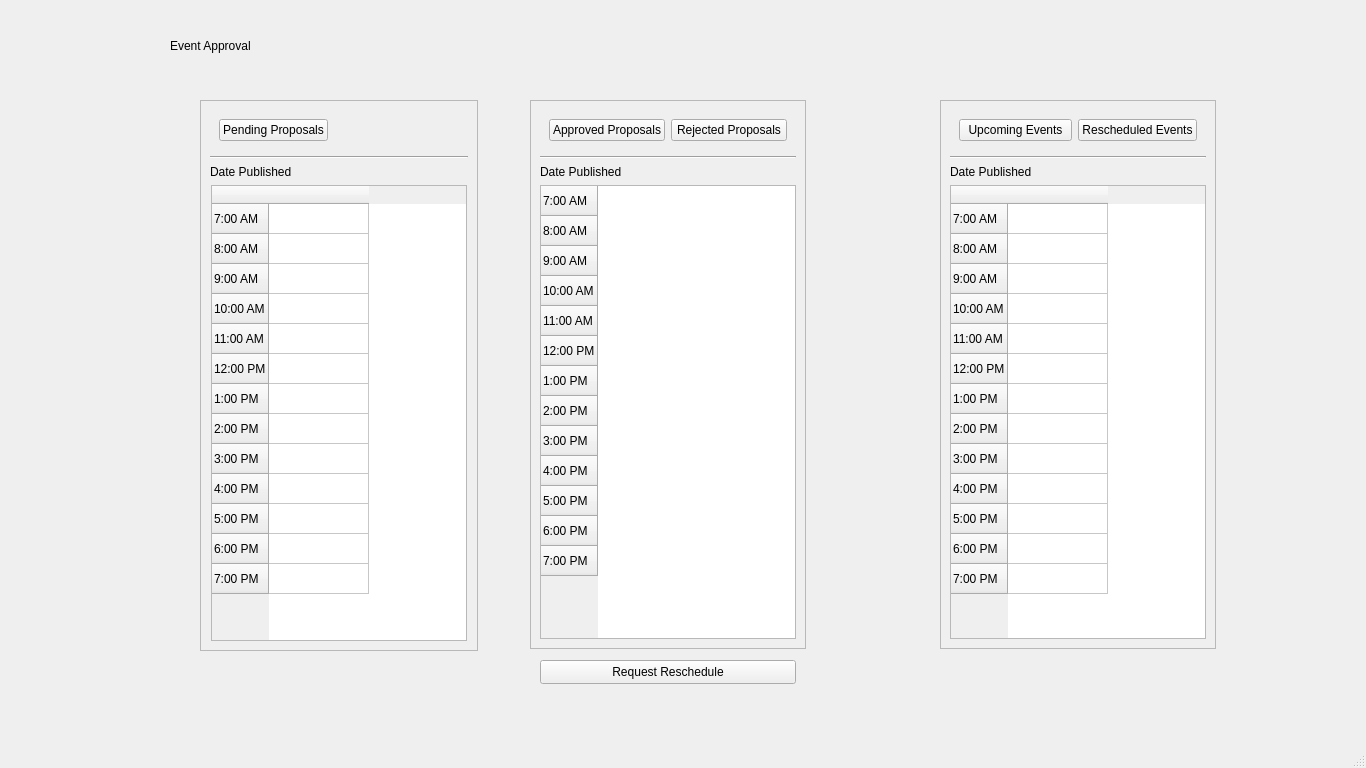
<?xml version="1.0" encoding="UTF-8"?>
<ui version="4.0">
 <class>MainWindow</class>
 <widget class="QMainWindow" name="MainWindow">
  <property name="geometry">
   <rect>
    <x>0</x>
    <y>0</y>
    <width>1366</width>
    <height>768</height>
   </rect>
  </property>
  <property name="windowTitle">
   <string>MainWindow</string>
  </property>
  <widget class="QWidget" name="centralwidget">
   <widget class="QStackedWidget" name="stackedWidget">
    <property name="geometry">
     <rect>
      <x>0</x>
      <y>0</y>
      <width>1366</width>
      <height>768</height>
     </rect>
    </property>
    <property name="currentIndex">
     <number>0</number>
    </property>
    <widget class="QWidget" name="page">
     <widget class="QWidget" name="horizontalLayoutWidget_4">
      <property name="geometry">
       <rect>
        <x>200</x>
        <y>100</y>
        <width>278</width>
        <height>551</height>
       </rect>
      </property>
      <layout class="QHBoxLayout" name="Pending_Layout">
       <item>
        <widget class="QFrame" name="Pending">
         <property name="frameShape">
          <enum>QFrame::StyledPanel</enum>
         </property>
         <layout class="QVBoxLayout" name="verticalLayout_4">
          <item>
           <widget class="QWidget" name="widget" native="true">
            <layout class="QHBoxLayout" name="horizontalLayout">
             <item alignment="Qt::AlignLeft">
              <widget class="QPushButton" name="pushButton_2">
               <property name="text">
                <string>Pending Proposals</string>
               </property>
              </widget>
             </item>
            </layout>
           </widget>
          </item>
          <item>
           <widget class="Line" name="line_4">
            <property name="orientation">
             <enum>Qt::Horizontal</enum>
            </property>
           </widget>
          </item>
          <item alignment="Qt::AlignLeft|Qt::AlignTop">
           <widget class="QLabel" name="DatePublished_Pending">
            <property name="text">
             <string>Date Published</string>
            </property>
           </widget>
          </item>
          <item alignment="Qt::AlignHCenter">
           <widget class="QTableWidget" name="PendingTable">
            <row>
             <property name="text">
              <string>7:00 AM</string>
             </property>
            </row>
            <row>
             <property name="text">
              <string>8:00 AM</string>
             </property>
            </row>
            <row>
             <property name="text">
              <string>9:00 AM</string>
             </property>
            </row>
            <row>
             <property name="text">
              <string>10:00 AM</string>
             </property>
            </row>
            <row>
             <property name="text">
              <string>11:00 AM</string>
             </property>
            </row>
            <row>
             <property name="text">
              <string>12:00 PM</string>
             </property>
            </row>
            <row>
             <property name="text">
              <string>1:00 PM</string>
             </property>
            </row>
            <row>
             <property name="text">
              <string>2:00 PM</string>
             </property>
            </row>
            <row>
             <property name="text">
              <string>3:00 PM</string>
             </property>
            </row>
            <row>
             <property name="text">
              <string>4:00 PM</string>
             </property>
            </row>
            <row>
             <property name="text">
              <string>5:00 PM</string>
             </property>
            </row>
            <row>
             <property name="text">
              <string>6:00 PM</string>
             </property>
            </row>
            <row>
             <property name="text">
              <string>7:00 PM</string>
             </property>
            </row>
            <column>
             <property name="text">
              <string/>
             </property>
            </column>
           </widget>
          </item>
         </layout>
        </widget>
       </item>
      </layout>
     </widget>
     <widget class="QWidget" name="horizontalLayoutWidget_6">
      <property name="geometry">
       <rect>
        <x>940</x>
        <y>100</y>
        <width>278</width>
        <height>551</height>
       </rect>
      </property>
      <layout class="QHBoxLayout" name="Layout_Events_3">
       <item>
        <widget class="QStackedWidget" name="stackedWidget_2">
         <property name="currentIndex">
          <number>1</number>
         </property>
         <widget class="QWidget" name="page_3">
          <widget class="QFrame" name="Events_Upcoming">
           <property name="geometry">
            <rect>
             <x>0</x>
             <y>0</y>
             <width>276</width>
             <height>549</height>
            </rect>
           </property>
           <property name="frameShape">
            <enum>QFrame::StyledPanel</enum>
           </property>
           <layout class="QVBoxLayout" name="verticalLayout_6">
            <item>
             <widget class="QWidget" name="widget_5" native="true">
              <layout class="QHBoxLayout" name="horizontalLayout_4">
               <item>
                <widget class="QPushButton" name="pushButton_8">
                 <property name="text">
                  <string>Upcoming Events</string>
                 </property>
                </widget>
               </item>
               <item>
                <widget class="QPushButton" name="pushButton_9">
                 <property name="text">
                  <string>Rescheduled Events</string>
                 </property>
                </widget>
               </item>
              </layout>
             </widget>
            </item>
            <item>
             <widget class="Line" name="line_6">
              <property name="orientation">
               <enum>Qt::Horizontal</enum>
              </property>
             </widget>
            </item>
            <item alignment="Qt::AlignLeft|Qt::AlignTop">
             <widget class="QLabel" name="DatePublished_Events_3">
              <property name="text">
               <string>Date Published</string>
              </property>
             </widget>
            </item>
            <item alignment="Qt::AlignHCenter">
             <widget class="QTableWidget" name="Events_table_3">
              <row>
               <property name="text">
                <string>7:00 AM</string>
               </property>
              </row>
              <row>
               <property name="text">
                <string>8:00 AM</string>
               </property>
              </row>
              <row>
               <property name="text">
                <string>9:00 AM</string>
               </property>
              </row>
              <row>
               <property name="text">
                <string>10:00 AM</string>
               </property>
              </row>
              <row>
               <property name="text">
                <string>11:00 AM</string>
               </property>
              </row>
              <row>
               <property name="text">
                <string>12:00 PM</string>
               </property>
              </row>
              <row>
               <property name="text">
                <string>1:00 PM</string>
               </property>
              </row>
              <row>
               <property name="text">
                <string>2:00 PM</string>
               </property>
              </row>
              <row>
               <property name="text">
                <string>3:00 PM</string>
               </property>
              </row>
              <row>
               <property name="text">
                <string>4:00 PM</string>
               </property>
              </row>
              <row>
               <property name="text">
                <string>5:00 PM</string>
               </property>
              </row>
              <row>
               <property name="text">
                <string>6:00 PM</string>
               </property>
              </row>
              <row>
               <property name="text">
                <string>7:00 PM</string>
               </property>
              </row>
              <column>
               <property name="text">
                <string/>
               </property>
              </column>
             </widget>
            </item>
           </layout>
          </widget>
         </widget>
         <widget class="QWidget" name="page_4">
          <widget class="QFrame" name="Events_Upcoming_2">
           <property name="geometry">
            <rect>
             <x>0</x>
             <y>0</y>
             <width>276</width>
             <height>549</height>
            </rect>
           </property>
           <property name="frameShape">
            <enum>QFrame::StyledPanel</enum>
           </property>
           <layout class="QVBoxLayout" name="verticalLayout_7">
            <item>
             <widget class="QWidget" name="widget_6" native="true">
              <layout class="QHBoxLayout" name="horizontalLayout_5">
               <item>
                <widget class="QPushButton" name="pushButton_11">
                 <property name="text">
                  <string>Upcoming Events</string>
                 </property>
                </widget>
               </item>
               <item>
                <widget class="QPushButton" name="pushButton_12">
                 <property name="text">
                  <string>Rescheduled Events</string>
                 </property>
                </widget>
               </item>
              </layout>
             </widget>
            </item>
            <item>
             <widget class="Line" name="line_7">
              <property name="orientation">
               <enum>Qt::Horizontal</enum>
              </property>
             </widget>
            </item>
            <item alignment="Qt::AlignLeft|Qt::AlignTop">
             <widget class="QLabel" name="DatePublished_Events_4">
              <property name="text">
               <string>Date Published</string>
              </property>
             </widget>
            </item>
            <item alignment="Qt::AlignHCenter">
             <widget class="QTableWidget" name="Events_table_4">
              <row>
               <property name="text">
                <string>7:00 AM</string>
               </property>
              </row>
              <row>
               <property name="text">
                <string>8:00 AM</string>
               </property>
              </row>
              <row>
               <property name="text">
                <string>9:00 AM</string>
               </property>
              </row>
              <row>
               <property name="text">
                <string>10:00 AM</string>
               </property>
              </row>
              <row>
               <property name="text">
                <string>11:00 AM</string>
               </property>
              </row>
              <row>
               <property name="text">
                <string>12:00 PM</string>
               </property>
              </row>
              <row>
               <property name="text">
                <string>1:00 PM</string>
               </property>
              </row>
              <row>
               <property name="text">
                <string>2:00 PM</string>
               </property>
              </row>
              <row>
               <property name="text">
                <string>3:00 PM</string>
               </property>
              </row>
              <row>
               <property name="text">
                <string>4:00 PM</string>
               </property>
              </row>
              <row>
               <property name="text">
                <string>5:00 PM</string>
               </property>
              </row>
              <row>
               <property name="text">
                <string>6:00 PM</string>
               </property>
              </row>
              <row>
               <property name="text">
                <string>7:00 PM</string>
               </property>
              </row>
              <column>
               <property name="text">
                <string/>
               </property>
              </column>
             </widget>
            </item>
           </layout>
          </widget>
         </widget>
        </widget>
       </item>
      </layout>
     </widget>
     <widget class="QLabel" name="label">
      <property name="geometry">
       <rect>
        <x>170</x>
        <y>30</y>
        <width>111</width>
        <height>31</height>
       </rect>
      </property>
      <property name="text">
       <string>Event Approval</string>
      </property>
     </widget>
     <widget class="QWidget" name="horizontalLayoutWidget_7">
      <property name="geometry">
       <rect>
        <x>530</x>
        <y>100</y>
        <width>278</width>
        <height>551</height>
       </rect>
      </property>
      <layout class="QHBoxLayout" name="Layout_Proposals">
       <item>
        <widget class="QStackedWidget" name="stackedWidget_3">
         <property name="currentIndex">
          <number>0</number>
         </property>
         <widget class="QWidget" name="page_5">
          <widget class="QFrame" name="UpcomingEvents">
           <property name="geometry">
            <rect>
             <x>0</x>
             <y>0</y>
             <width>276</width>
             <height>549</height>
            </rect>
           </property>
           <property name="frameShape">
            <enum>QFrame::StyledPanel</enum>
           </property>
           <layout class="QVBoxLayout" name="verticalLayout_9">
            <item>
             <widget class="QWidget" name="widget_8" native="true">
              <layout class="QHBoxLayout" name="horizontalLayout_7">
               <item>
                <widget class="QPushButton" name="pushButton_17">
                 <property name="text">
                  <string>Approved Proposals</string>
                 </property>
                </widget>
               </item>
               <item>
                <widget class="QPushButton" name="pushButton_18">
                 <property name="text">
                  <string>Rejected Proposals</string>
                 </property>
                </widget>
               </item>
              </layout>
             </widget>
            </item>
            <item>
             <widget class="Line" name="line_9">
              <property name="orientation">
               <enum>Qt::Horizontal</enum>
              </property>
             </widget>
            </item>
            <item alignment="Qt::AlignLeft|Qt::AlignTop">
             <widget class="QLabel" name="DatePublished_Events_6">
              <property name="text">
               <string>Date Published</string>
              </property>
             </widget>
            </item>
            <item alignment="Qt::AlignHCenter">
             <widget class="QTableWidget" name="Events_table_6">
              <row>
               <property name="text">
                <string>7:00 AM</string>
               </property>
              </row>
              <row>
               <property name="text">
                <string>8:00 AM</string>
               </property>
              </row>
              <row>
               <property name="text">
                <string>9:00 AM</string>
               </property>
              </row>
              <row>
               <property name="text">
                <string>10:00 AM</string>
               </property>
              </row>
              <row>
               <property name="text">
                <string>11:00 AM</string>
               </property>
              </row>
              <row>
               <property name="text">
                <string>12:00 PM</string>
               </property>
              </row>
              <row>
               <property name="text">
                <string>1:00 PM</string>
               </property>
              </row>
              <row>
               <property name="text">
                <string>2:00 PM</string>
               </property>
              </row>
              <row>
               <property name="text">
                <string>3:00 PM</string>
               </property>
              </row>
              <row>
               <property name="text">
                <string>4:00 PM</string>
               </property>
              </row>
              <row>
               <property name="text">
                <string>5:00 PM</string>
               </property>
              </row>
              <row>
               <property name="text">
                <string>6:00 PM</string>
               </property>
              </row>
              <row>
               <property name="text">
                <string>7:00 PM</string>
               </property>
              </row>
             </widget>
            </item>
           </layout>
          </widget>
         </widget>
         <widget class="QWidget" name="page_6">
          <widget class="QFrame" name="RejectedProposals">
           <property name="geometry">
            <rect>
             <x>0</x>
             <y>0</y>
             <width>276</width>
             <height>549</height>
            </rect>
           </property>
           <property name="frameShape">
            <enum>QFrame::StyledPanel</enum>
           </property>
           <layout class="QVBoxLayout" name="verticalLayout_10">
            <item>
             <widget class="QWidget" name="widget_9" native="true">
              <layout class="QHBoxLayout" name="horizontalLayout_8">
               <item>
                <widget class="QPushButton" name="pushButton_20">
                 <property name="text">
                  <string>Upcoming Events</string>
                 </property>
                </widget>
               </item>
               <item>
                <widget class="QPushButton" name="pushButton_21">
                 <property name="text">
                  <string>Rescheduled Events</string>
                 </property>
                </widget>
               </item>
              </layout>
             </widget>
            </item>
            <item>
             <widget class="Line" name="line_10">
              <property name="orientation">
               <enum>Qt::Horizontal</enum>
              </property>
             </widget>
            </item>
            <item alignment="Qt::AlignLeft|Qt::AlignTop">
             <widget class="QLabel" name="DatePublished_Events_7">
              <property name="text">
               <string>Date Published</string>
              </property>
             </widget>
            </item>
            <item alignment="Qt::AlignHCenter">
             <widget class="QTableWidget" name="Events_table_7">
              <row>
               <property name="text">
                <string>7:00 AM</string>
               </property>
              </row>
              <row>
               <property name="text">
                <string>8:00 AM</string>
               </property>
              </row>
              <row>
               <property name="text">
                <string>9:00 AM</string>
               </property>
              </row>
              <row>
               <property name="text">
                <string>10:00 AM</string>
               </property>
              </row>
              <row>
               <property name="text">
                <string>11:00 AM</string>
               </property>
              </row>
              <row>
               <property name="text">
                <string>12:00 PM</string>
               </property>
              </row>
              <row>
               <property name="text">
                <string>1:00 PM</string>
               </property>
              </row>
              <row>
               <property name="text">
                <string>2:00 PM</string>
               </property>
              </row>
              <row>
               <property name="text">
                <string>3:00 PM</string>
               </property>
              </row>
              <row>
               <property name="text">
                <string>4:00 PM</string>
               </property>
              </row>
              <row>
               <property name="text">
                <string>5:00 PM</string>
               </property>
              </row>
              <row>
               <property name="text">
                <string>6:00 PM</string>
               </property>
              </row>
              <row>
               <property name="text">
                <string>7:00 PM</string>
               </property>
              </row>
              <column>
               <property name="text">
                <string/>
               </property>
              </column>
             </widget>
            </item>
           </layout>
          </widget>
         </widget>
        </widget>
       </item>
      </layout>
     </widget>
     <widget class="QPushButton" name="RequestRescheduleButton">
      <property name="geometry">
       <rect>
        <x>540</x>
        <y>660</y>
        <width>256</width>
        <height>24</height>
       </rect>
      </property>
      <property name="text">
       <string>Request Reschedule</string>
      </property>
     </widget>
    </widget>
    <widget class="QWidget" name="page_2"/>
   </widget>
  </widget>
  <widget class="QStatusBar" name="statusbar"/>
 </widget>
 <resources/>
 <connections/>
</ui>
